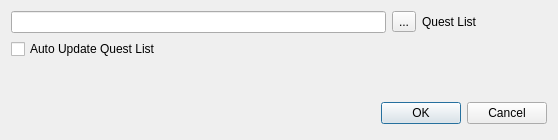
<?xml version="1.0" encoding="UTF-8"?>
<ui version="4.0">
 <class>SettingsDialog</class>
 <widget class="QDialog" name="SettingsDialog">
  <property name="geometry">
   <rect>
    <x>0</x>
    <y>0</y>
    <width>558</width>
    <height>140</height>
   </rect>
  </property>
  <property name="windowTitle">
   <string>Dialog</string>
  </property>
  <layout class="QVBoxLayout" name="verticalLayout">
   <item>
    <layout class="QHBoxLayout" name="horizontalLayout" stretch="3,1,1">
     <item>
      <widget class="QLineEdit" name="textQuestList"/>
     </item>
     <item>
      <widget class="QToolButton" name="buttonBrowseQuestList">
       <property name="text">
        <string>...</string>
       </property>
      </widget>
     </item>
     <item>
      <widget class="QLabel" name="label">
       <property name="toolTip">
        <string>&lt;html&gt;&lt;head/&gt;&lt;body&gt;&lt;p&gt;The quest list to be updated when saving quest data. Can be any of: vq.arc, gq.arc, gq2.arc, or tq.arc&lt;/p&gt;&lt;/body&gt;&lt;/html&gt;</string>
       </property>
       <property name="text">
        <string>Quest List</string>
       </property>
      </widget>
     </item>
    </layout>
   </item>
   <item>
    <layout class="QHBoxLayout" name="horizontalLayout_2" stretch="2">
     <item>
      <widget class="QCheckBox" name="checkBoxAutoUpdate">
       <property name="toolTip">
        <string>&lt;html&gt;&lt;head/&gt;&lt;body&gt;&lt;p&gt;Whether to automatically update the selected quest list upon saving quest data.&lt;/p&gt;&lt;/body&gt;&lt;/html&gt;</string>
       </property>
       <property name="text">
        <string>Auto Update Quest List</string>
       </property>
      </widget>
     </item>
    </layout>
   </item>
   <item>
    <spacer name="verticalSpacer">
     <property name="orientation">
      <enum>Qt::Orientation::Vertical</enum>
     </property>
     <property name="sizeHint" stdset="0">
      <size>
       <width>20</width>
       <height>40</height>
      </size>
     </property>
    </spacer>
   </item>
   <item>
    <layout class="QHBoxLayout">
     <property name="spacing">
      <number>6</number>
     </property>
     <property name="margin" stdset="0">
      <number>0</number>
     </property>
     <item>
      <spacer>
       <property name="orientation">
        <enum>Qt::Orientation::Horizontal</enum>
       </property>
       <property name="sizeHint" stdset="0">
        <size>
         <width>131</width>
         <height>31</height>
        </size>
       </property>
      </spacer>
     </item>
     <item>
      <widget class="QPushButton" name="okButton">
       <property name="text">
        <string>OK</string>
       </property>
      </widget>
     </item>
     <item>
      <widget class="QPushButton" name="cancelButton">
       <property name="text">
        <string>Cancel</string>
       </property>
      </widget>
     </item>
    </layout>
   </item>
  </layout>
 </widget>
 <resources/>
 <connections/>
</ui>
